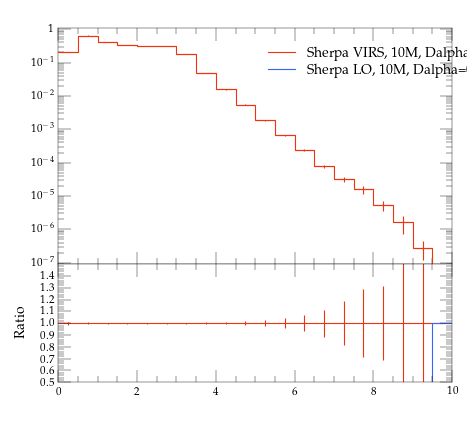

The Python source for this figure:
#! /usr/bin/env python

# This Python script was auto-generated using YODA v2.0.0.
# Analysis object: /evtb/inc_jbjg_dr
# Timestamp: 16-04-2024 (10:08:55)

import matplotlib as mpl
import matplotlib.pyplot as plt
mpl.use('Agg') # comment out for interactive use
import os
import numpy as np

plotDir = os.path.split(os.path.realpath(__file__))[0]
if 'YODA_USER_PLOT_PATH' in globals():
    plot_outdir = globals()['YODA_USER_PLOT_PATH']
else:
    plot_outdir = plotDir

#plot style
plt.style.use(os.path.join(plotDir, '../default.mplstyle'))
# plot metadata
figW, figH = plt.rcParams['figure.figsize']
ax_xLabel = r''
ax_yLabel = r''
ax_title  = r''
ax_xScale = 'linear'
ax_yScale = 'log'
xLims = (0.0, 10.0)
yLims = (9e-08, 1.1)

# TeX-friendly labels for the legend
labels = [ r"Sherpa VIRS, 10M, Dalpha=0.01", r"Sherpa LO, 10M, Dalpha=0.01" ]

# Create figure and axis objects
fig, (ax, ratio0_ax) = plt.subplots(2, 1, sharex=True,
                  figsize=(figW,figH), gridspec_kw={'height_ratios': (2, 1)})
ratio0_ax.yaxis.set_major_locator(mpl.ticker.MultipleLocator(0.1))
ratio0_ax.set_ylim(0.5, 1.4999)
ratio0_ax.set_ylabel('Ratio')

# LineColor map: curve index -> color
linecolors = {0: '#EE3311', 1: '#3366FF'}
# the numerical data is stored in a separate file
dataf = dict()
prefix = os.path.split(__file__)[0]
if prefix:    prefix = prefix + '/'
exec(open(prefix+'inc_jbjg_dr__data.py').read(), dataf)


legend_handles = [] # keep track of handles for the legend

# style options for curves
# starts at zorder>=5 to draw curve on top of legend
styles = {
  'curve0': {
    'color' : linecolors[0],
    'linestyle' : '-',
    'marker' : 'o',
    'zorder' : 5,
    'histstyle' : True,
  },
  'curve1': {
    'color' : linecolors[1],
    'linestyle' : '-',
    'marker' : 'o',
    'zorder' : 6,
    'histstyle' : True,
  },
}
# curve from input yoda files in main panel
for label in dataf['yvals'].keys():
    if all(np.isnan(v) for v in dataf['yvals'][label]):
        continue
    tmp = None
    if styles[label]['histstyle']: # draw as histogram
        tmp, = ax.plot(dataf['xedges'], dataf['yedges'][label],
                       color=styles[label]['color'],
                       linestyle=styles[label]['linestyle'],
                       drawstyle='steps-pre', solid_joinstyle='miter',
                       zorder=styles[label]['zorder'], label=label)
        ax.errorbar(dataf['xpoints'], dataf['yvals'][label], color=styles[label]['color'],
                    xerr=dataf['xerrs'], yerr=[dataf['ydowns'][label], dataf['yups'][label]],
                    linestyle='none', zorder=styles[label]['zorder'])
    else: # draw as scatter
        tmp = ax.errorbar(dataf['xpoints'], dataf['yvals'][label],
                          xerr=dataf['xerrs'],
                          yerr=[ dataf['ydowns'][label],
                          dataf['yups'][label] ],
                          fmt=styles[label]['marker'],
                          ecolor=styles[label]['color'],
                          color=styles[label]['color'], zorder=2)
        tmp[-1][0].set_linestyle(styles[label]['linestyle'])
    legend_handles += [tmp]
    for varLabel in dataf['variation_yvals'].keys():
        if varLabel.startswith(label):
            tmp, = ax.plot(dataf['xedges'], dataf['variation_yvals'][varLabel],
                           color=styles[label]['color'],
                           linestyle=styles[label]['linestyle'],
                           drawstyle='steps-pre', solid_joinstyle='miter',
                           zorder=styles[label]['zorder'], alpha=0.5)


# plots on ratio panel
# curve from input yoda files in ratio panel
for label, yvals in dataf['ratio0_yvals'].items():
    if all(np.isnan(v) for v in yvals):
        continue
    if styles[label]['histstyle']: # plot as histogram
        ratio0_ax.plot(dataf['xedges'], yvals,
                       color=styles[label]['color'],
                       linestyle=styles[label]['linestyle'],
                       drawstyle='steps-pre', zorder=1,
                       solid_joinstyle='miter')
        ratio0_ax.vlines(dataf['xpoints'],
                         dataf['ratio0_ymin'][label],
                         dataf['ratio0_ymax'][label],
                         color=styles[label]['color'], zorder=1)
    else: # plot as scatter
        tmp = ratio0_ax.errorbar(dataf['xpoints'],
                                 yvals, xerr=dataf['xerrs'],
                                 yerr=dataf['ratio0_yerrs'][label],
                                 fmt=styles[label]['marker'],
                                 ecolor=styles[label]['color'],
                                 color=styles[label]['color'])
        tmp[-1][0].set_linestyle(styles[label]['linestyle'])

    for varlabel in dataf['ratio0_variation_vals'].keys():
        if varlabel.startswith(label):
            ratio0_ax.plot(dataf['xedges'],
                            dataf['ratio0_variation_vals'][varlabel],
                            color=styles[label]['color'],
                            linestyle=styles[label]['linestyle'],
                            drawstyle='steps-pre', solid_joinstyle='miter',
                            zorder=1, alpha=0.5)

legend_pos = (0.5, 0.97)
ax.legend(legend_handles, labels, loc='upper left', bbox_to_anchor=legend_pos)

# set plot metadata as defined above
ratio0_ax.set_xlabel(ax_xLabel)
ratio0_ax.xaxis.set_label_coords(1., -.15)
ax.set_ylabel(ax_yLabel, loc='top')
ax.set_title(ax_title, loc='left')
ax.set_xscale(ax_xScale)
ax.set_yscale(ax_yScale)
ax.set_xlim(xLims)
ax.set_ylim(yLims)

# tick formatting
plt.rcParams['xtick.top'] = True
plt.rcParams['ytick.right'] = True
ax.yaxis.set_major_locator(mpl.ticker.LogLocator(base=10.0, numticks=np.inf))
ax.yaxis.set_minor_locator(mpl.ticker.LogLocator(
                           base=10.0, subs=np.arange(0.1, 1, 0.1), numticks=np.inf))
fig.align_ylabels((ax, ratio0_ax))
plt.savefig(os.path.join(plot_outdir, 'inc_jbjg_dr.pdf'), format='PDF')
plt.savefig(os.path.join(plot_outdir, 'inc_jbjg_dr.png'), format='PNG')

plt.close(fig)
